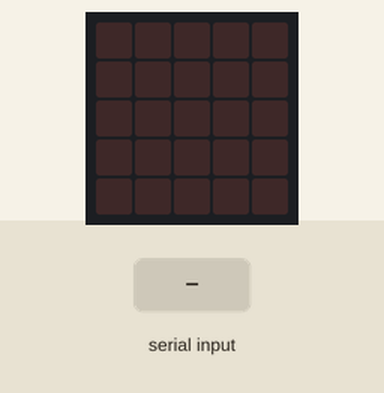
Recording of a program running on a simulated BBC micro:bit running MicroPython. On the bench: the board's 5×5 LED display. The test bench sets the inputs (shaded band).

Above: at 1.2 s.
1.3 s: "UP" typed at the serial console
At 2.5 s:
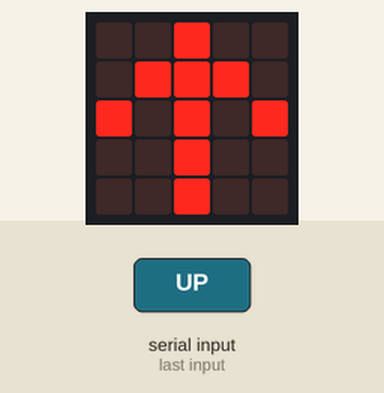
2.8 s: "DOWN" typed at the serial console
At 3.8 s:
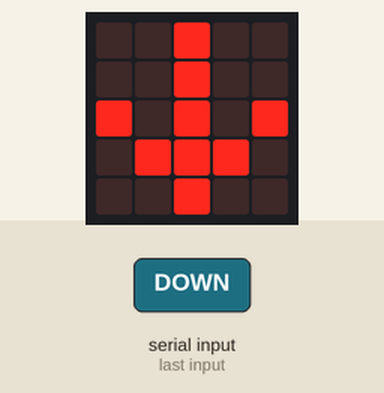
4.3 s: "LEFT" typed at the serial console
At 4.9 s:
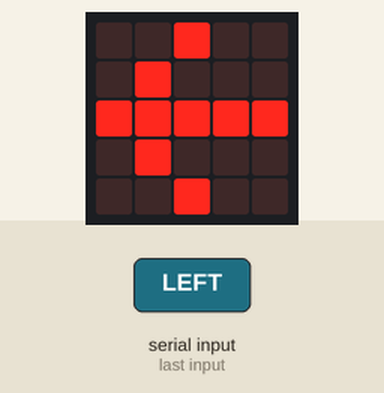
5.8 s: "RIGHT" typed at the serial console
At 7.2 s:
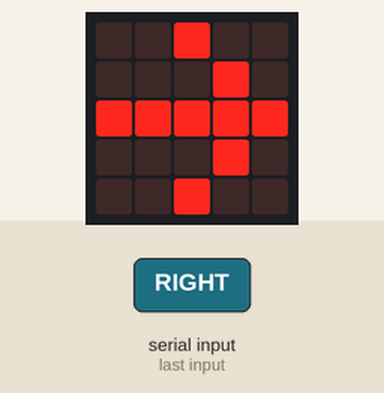
Timing chart, 0 to 8.3 s (numbered marks = the images above; inputs shaded):
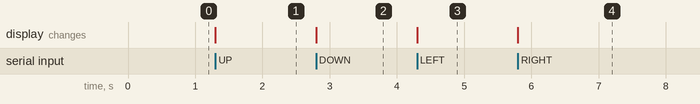

The program:

output.py
```python
from microbit import *

uart.init(baudrate=115200)

while True:
    if uart.any():
        try:
            msg = uart.read()
            if msg:
                msg = msg.decode('utf-8').strip()
                if msg == "UP":
                    display.show(Image.ARROW_N)
                elif msg == "DOWN":
                    display.show(Image.ARROW_S)
                elif msg == "LEFT":
                    display.show(Image.ARROW_W)
                elif msg == "RIGHT":
                    display.show(Image.ARROW_E)
        except:
            display.scroll("ERR")
```

Measured:
- after the input at 1.3 s, the display: changes at once (image 1)
- after the input at 2.8 s, the display: changes at once (image 2)
- after the input at 4.3 s, the display: changes at once (image 3)
- after the input at 5.8 s, the display: changes at once (image 4)
